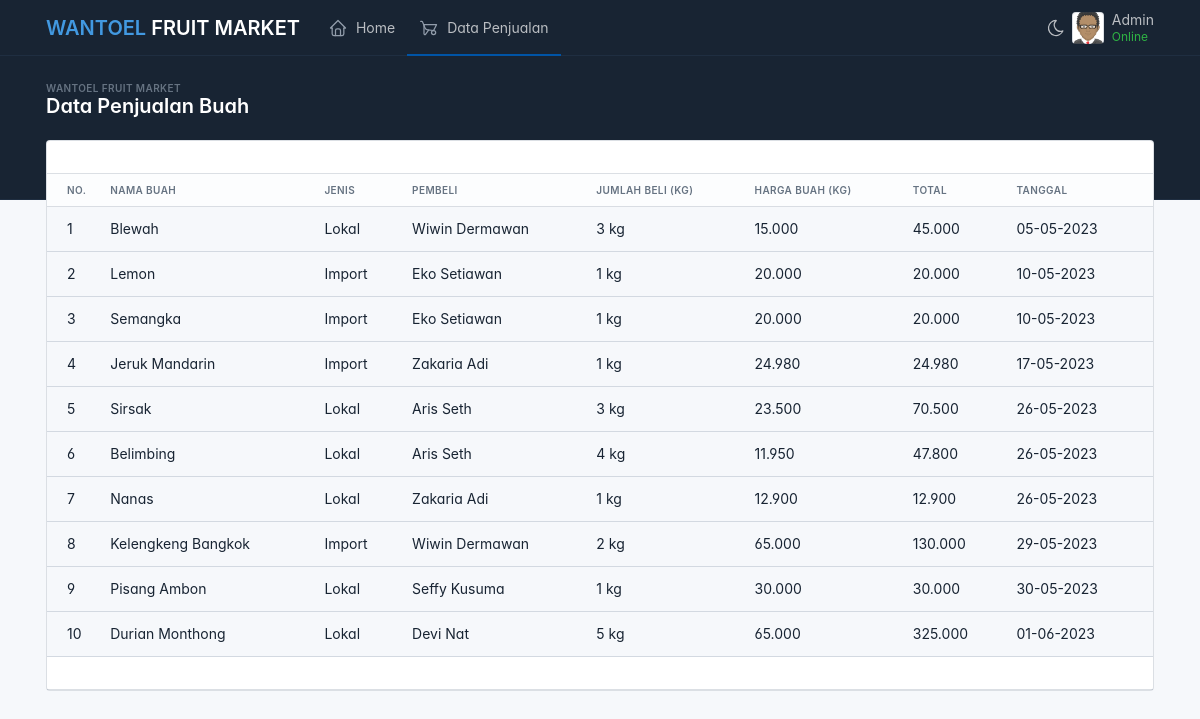
The app's page /p_data-penjualan.php with its own data.
### tables this page shows
CREATE TABLE `tbl_hargabuah` (
  `id_buah` int(11) NOT NULL,
  `id_pembeli` int(11) NOT NULL,
  `jumlah_beli` int(255) NOT NULL,
  `total_beli` varchar(255) NOT NULL,
  `tanggal` date NOT NULL
);

CREATE TABLE `tbl_buah` (
  `id_buah` int(11) NOT NULL,
  `nama_buah` varchar(255) NOT NULL,
  `jenis` varchar(255) NOT NULL,
  `harga` varchar(255) NOT NULL
);

CREATE TABLE `tbl_pembeli` (
  `id_pembeli` int(11) NOT NULL,
  `nama_pembeli` varchar(255) NOT NULL,
  `telp` int(255) NOT NULL
);

### connect.php (called while the page is built)
<?php
$db = mysqli_connect("localhost", "root", "", "db_penjualanbuah");
$data = mysqli_query($db, "SELECT * FROM tbl_buah, tbl_hargabuah, tbl_pembeli WHERE tbl_buah.id_buah=tbl_hargabuah.id_buah AND tbl_pembeli.id_pembeli=tbl_hargabuah.id_pembeli ORDER BY tanggal ASC");
?>

### function.php (called while the page is built)
<?php
  function tanggal_ind($tanggal) {
     $pisah   = explode('-',$tanggal);
     $larik   = array($pisah[2],$pisah[1],$pisah[0]);
     $satukan = implode('-',$larik);
     return $satukan;
  }
?>

### p_data-penjualan.php (the view, shortened to what this page needs)
<?php
include 'connect.php';
include 'function.php';
?>
<!doctype html>
<html lang="en">
  <head>
    <link href="./layout/dist/css/tabler.min.css?1685973381" rel="stylesheet"/>
    <link href="./layout/dist/css/tabler-flags.min.css?1685973381" rel="stylesheet"/>
    <link href="./layout/dist/css/tabler-payments.min.css?1685973381" rel="stylesheet"/>
    <link href="./layout/dist/css/tabler-vendors.min.css?1685973381" rel="stylesheet"/>
    <link href="./layout/dist/css/demo.min.css?1685973381" rel="stylesheet"/>
  </head>
  <body >
    <div class="page">
      <header class="navbar navbar-expand-md navbar-overlap d-print-none"  data-bs-theme="dark">
        <div class="container-xl">
          <h1 class="navbar-brand navbar-brand-autodark d-none-navbar-horizontal pe-0 pe-md-3">
            <a href="p_data-penjualan.php">
				<strong class="text-info">WANTOEL</strong> FRUIT MARKET
            </a>
          </h1>
          <div class="navbar-nav flex-row order-md-last">
            <div class="d-none d-md-flex">
              <a href="?theme=dark" class="nav-link px-0 hide-theme-dark" title="Enable dark mode" data-bs-toggle="tooltip"
		   data-bs-placement="bottom">
              </a>
            </div>
            <div class="nav-item dropdown">
              <a href="#" class="nav-link d-flex lh-1 text-reset p-0" data-bs-toggle="dropdown" aria-label="Open user menu">
                <span class="avatar avatar-sm" style="background-image: url(./images/avatar.png)"></span>
                <div class="d-none d-xl-block ps-2">
                  <div>Admin</div>
                  <div class="mt-1 small text-secondary text-success">Online</div>
                </div>
              </a>
              </div>
          </div>
          <div class="collapse navbar-collapse" id="navbar-menu">
            <div class="d-flex flex-column flex-md-row flex-fill align-items-stretch align-items-md-center">
              <ul class="navbar-nav">
                <li class="nav-item">
                  <a class="nav-link" href="#" >
                    <span class="nav-link-icon d-md-none d-lg-inline-block">
                    </span>
                    <span class="nav-link-title">
                      Home
                    </span>
                  </a>
                </li>
                <li class="nav-item active">
                  <a class="nav-link" href="p_data-penjualan.php">
                    <span class="nav-link-icon d-md-none d-lg-inline-block">
                    </span>
                    <span class="nav-link-title">
                      Data Penjualan
                    </span>
                  </a>
                </li>
              </ul>
            </div>
          </div>
        </div>
      </header>
      <div class="page-wrapper">
        <div class="page-header d-print-none text-white">
          <div class="container-xl">
            <div class="row g-2 align-items-center">
              <div class="col">
                <div class="page-pretitle">
                  Wantoel Fruit Market
                </div>
                <h2 class="page-title">
                  Data Penjualan Buah
                </h2>
              </div>
            </div>
          </div>
        </div>
        <div class="page-body">
          <div class="container-xl">
            <div class="row row-deck row-cards">
              <div class="tabel col-12">
                <div class="card">
                  <div class="card-body border-bottom py-3"></div>
                  <div class="table-responsive">
                    <table class="table card-table table-vcenter text-nowrap datatable table-hover text-align-center">
                      <thead>
                        <tr>
                          <th class="w-1">No.</th>
                          <th>Nama Buah</th>
                          <th>Jenis</th>
                          <th>Pembeli</th>
                          <th>Jumlah Beli (KG)</th>
                          <th>Harga Buah (KG)</th>
                          <th>Total</th>
                          <th>Tanggal</th>
                        </tr>
                      </thead>
                      <tbody>
					    <?php $i = 1; ?>
						<?php while ($row = mysqli_fetch_assoc($data)): ?>
						<tr>
							<td><?= $i; ?></td>
							<td><?= $row["nama_buah"]; ?></td>
							<td><?= $row["jenis"]; ?></td>
							<td><?= $row["nama_pembeli"]; ?></td>
							<td><?= $row["jumlah_beli"]; ?> kg</td>
							<td><?= $row["harga"]; ?></td>
							<td><?= $row["total_beli"]; ?></td>
							<td><?= tanggal_ind($row["tanggal"]); ?></td>
						</tr>
						<?php $i++; ?>
						<?php endwhile; ?>
                      </tbody>
                    </table>
                  </div>
				  <div class="card-body border-bottom py-3"></div>
                </div>
              </div>
            </div>
          </div>
        </div>
      </div>
    </div>
  </body>
</html>

### p_data-penjualan.php (style rules this page uses)
:root { --tblr-font-sans-serif: 'Inter Var', -apple-system, BlinkMacSystemFont, San Francisco, Segoe UI, Roboto, Helvetica Neue, sans-serif; }
body { font-feature-settings: "cv03", "cv04", "cv11"; }

### records on screen
tbl_hargabuah: id_buah.nama_buah "Blewah", id_buah.jenis "Lokal", id_pembeli.nama_pembeli "Wiwin Dermawan", jumlah_beli "3", id_buah.harga "15.000", total_beli "45.000", tanggal "05-05-2023"
tbl_hargabuah: id_buah.nama_buah "Lemon", id_buah.jenis "Import", id_pembeli.nama_pembeli "Eko Setiawan", jumlah_beli "1", id_buah.harga "20.000", total_beli "20.000", tanggal "10-05-2023"
tbl_hargabuah: id_buah.nama_buah "Semangka", id_buah.jenis "Import", id_pembeli.nama_pembeli "Eko Setiawan", jumlah_beli "1", id_buah.harga "20.000", total_beli "20.000", tanggal "10-05-2023"
tbl_hargabuah: id_buah.nama_buah "Jeruk Mandarin", id_buah.jenis "Import", id_pembeli.nama_pembeli "Zakaria Adi", jumlah_beli "1", id_buah.harga "24.980", total_beli "24.980", tanggal "17-05-2023"
tbl_hargabuah: id_buah.nama_buah "Sirsak", id_buah.jenis "Lokal", id_pembeli.nama_pembeli "Aris Seth", jumlah_beli "3", id_buah.harga "23.500", total_beli "70.500", tanggal "26-05-2023"
tbl_hargabuah: id_buah.nama_buah "Belimbing", id_buah.jenis "Lokal", id_pembeli.nama_pembeli "Aris Seth", jumlah_beli "4", id_buah.harga "11.950", total_beli "47.800", tanggal "26-05-2023"
tbl_hargabuah: id_buah.nama_buah "Nanas", id_buah.jenis "Lokal", id_pembeli.nama_pembeli "Zakaria Adi", jumlah_beli "1", id_buah.harga "12.900", total_beli "12.900", tanggal "26-05-2023"
tbl_hargabuah: id_buah.nama_buah "Kelengkeng Bangkok", id_buah.jenis "Import", id_pembeli.nama_pembeli "Wiwin Dermawan", jumlah_beli "2", id_buah.harga "65.000", total_beli "130.000", tanggal "29-05-2023"
tbl_hargabuah: id_buah.nama_buah "Pisang Ambon", id_buah.jenis "Lokal", id_pembeli.nama_pembeli "Seffy Kusuma", jumlah_beli "1", id_buah.harga "30.000", total_beli "30.000", tanggal "30-05-2023"
tbl_hargabuah: id_buah.nama_buah "Durian Monthong", id_buah.jenis "Lokal", id_pembeli.nama_pembeli "Devi Nat", jumlah_beli "5", id_buah.harga "65.000", total_beli "325.000", tanggal "01-06-2023"
